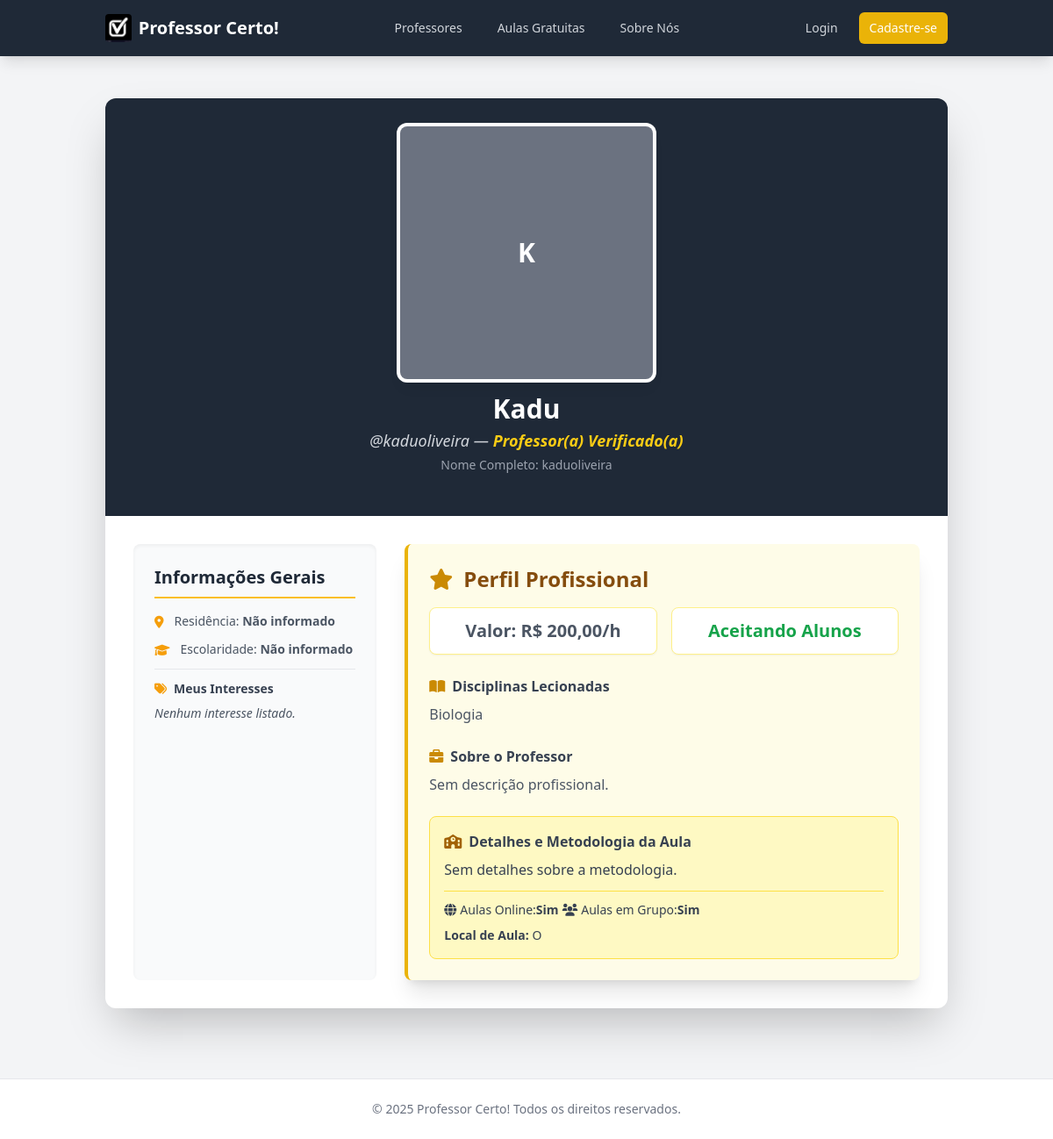
The app's page /perfil/kaduoliveira/ with its own data.
### users/models.py (models this page shows, shortened)
class CustomUser(AbstractUser):
    email = models.EmailField(_('endereço de email'), unique=True)
    first_name = None
    last_name = None
    nome_completo = models.CharField(_('Nome Completo'), max_length=150, blank=False)
    como_deseja_ser_chamado = models.CharField(_('Como Deseja Ser Chamado'), max_length=50, blank=True)
    cpf = models.CharField(_('CPF'), max_length=14, unique=True, null=True, blank=True)
    telefone = models.CharField(_('Telefone'), max_length=20, blank=True)
    data_nascimento = models.DateField(_('Data de Nascimento'), null=True, blank=True)
    cidade = models.CharField(_('Cidade'), max_length=100, blank=True)
    cep = models.CharField(_('CEP'), max_length=10, blank=True)
    foto_perfil = models.ImageField(_('Foto de Perfil'), upload_to='profile_pics/', null=True, blank=True)
    escolaridade = models.TextField(_('Escolaridade'), blank=True)
    interesses = models.TextField(_('Interesses e Hobbies'), blank=True)
    historico_aprendizagem = models.TextField(_('Histórico de Aprendizagem (Aluno)'), blank=True)
    biografia = models.TextField(_('Biografia Pessoal'), blank=True)
    is_professor = models.BooleanField(_('É Professor'), default=False,
        help_text=_('Designa se este usuário ativou a modalidade professor.')
    )
    objects = CustomUserManager()
    USERNAME_FIELD = 'email'
    REQUIRED_FIELDS = ['username', 'nome_completo']
    class Meta:
        verbose_name = _('Usuário')
        verbose_name_plural = _('Usuários')

class ProfessorProfile(models.Model):
    MODALIDADE_CHOICES = (
        ('P', 'Presencial'),
        ('O', 'Online'),
        ('AD', 'Domicílio do Aluno'),
        ('AP', 'Domicílio do Professor'),
        ('TO', 'Todos (Presencial e Online)') # Adiciona opção consolidada
    )
    user = models.OneToOneField(settings.AUTH_USER_MODEL, on_delete=models.CASCADE, related_name='professorprofile')
    disciplinas = models.TextField(_('Disciplinas Lecionadas'),
        help_text=_('Ex: Matemática, Física, Português. Separe por vírgulas.')
    )
    tarifa_hora = models.DecimalField(_('Tarifa por Hora (R$)'), max_digits=6, decimal_places=2, null=True, blank=True)
    curriculum = models.TextField(_('Conteúdo do Currículo'), blank=True,
        help_text=_('Experiência profissional relevante, certificações, etc.')
    )
    bio_profissional = models.TextField(_('Bio Profissional'), blank=True,
        help_text=_('Breve descrição da sua experiência e qualificações como professor.')
    )
    sobre_a_aula = models.TextField(_('Sobre a Aula'), blank=True,
        help_text=_('Detalhes sobre sua metodologia e formato de aula.')
    )
    is_voluntario = models.BooleanField(_('É Voluntário'), default=False)
    aceita_online = models.BooleanField(_('Aceita Aulas Online'), default=False)
    aceita_grupo = models.BooleanField(_('Aceita Aulas em Grupo'), default=False)
    status_ativo = models.BooleanField(_('Ativamente Aceitando Alunos'), default=True)
    data_validacao = models.DateField(_('Data de Ativação do Perfil'), null=True, blank=True)
    modalidades = models.CharField(_('Modalidades de Aula'), max_length=2, choices=MODALIDADE_CHOICES, default='O', blank=True)
    foto_profissional = models.ImageField(_('Foto Profissional'), upload_to='professor_pics/', null=True, blank=True,
        help_text=_('Uma foto específica para seu perfil profissional, se diferente da foto geral.')
    )
    media_avaliacoes = models.DecimalField(_('Média de Avaliações'), max_digits=3, decimal_places=2, default=0.00)
    class Meta:
        verbose_name = _('Perfil de Professor')
        verbose_name_plural = _('Perfis de Professores')

### users/views.py (the view)
# urls.py: path('perfil/<str:username>/', views.perfil_detalhe, name='perfil_detalhe'),
def perfil_detalhe(request, username):
    user_perfil = get_object_or_404(CustomUser, username=username)
    perfil_extensao = None
    tipo_perfil = 'aluno'
    if user_perfil.is_professor:
        try:
            perfil_extensao = user_perfil.professorprofile
            tipo_perfil = 'professor'
        except ProfessorProfile.DoesNotExist:
            pass
    context = {
        'user_perfil': user_perfil,
        'perfil_extensao': perfil_extensao,
        'tipo_perfil': tipo_perfil,
    }
    return render(request, 'users/perfil_detalhe.html', context)

### users/templates/users/perfil_detalhe.html (shortened to what this page needs)
{% extends 'base/base.html' %}
{% load static %}
{% load perfil_tags %} {% block title %}Perfil de {{ user_perfil.username }}{% endblock %}
{% block content %}
<div class="container mx-auto p-4 md:p-8 mt-4">
    <div class="bg-white rounded-xl shadow-2xl overflow-hidden">
        <div class="bg-gray-800 p-6 sm:p-8 text-white flex flex-col md:flex-row md:justify-between items-center md:items-start space-y-4 md:space-y-0 md:space-x-8">
            <div class="flex flex-col md:flex-row items-center space-y-4 md:space-y-0 md:space-x-4 flex-shrink-0">
                <div class="flex-shrink-0">
                    {% if user_perfil.foto_perfil %}
                        <img class="h-72 w-72 rounded-lg object-cover ring-4 ring-white shadow-lg"
                             src="{{ user_perfil.foto_perfil.url }}"
                             alt="Foto de Perfil de {{ user_perfil.como_deseja_ser_chamado }}">
                    {% else %}
                        <div class="h-72 w-72 rounded-lg bg-gray-500 flex items-center justify-center text-3xl font-bold ring-4 ring-white shadow-lg">
                            {{ user_perfil.como_deseja_ser_chamado|default:user_perfil.username|slice:":1"|upper }}
                        </div>
                    {% endif %}
                </div>
                <div class="text-center md:text-left">
                    <h1 class="text-3xl font-bold mb-1">
                        {{ user_perfil.como_deseja_ser_chamado|default:user_perfil.username }}
                    </h1>
                    <p class="text-lg text-gray-300 italic">
                        @{{ user_perfil.username }}
                        {% if tipo_perfil == 'professor' %}
                            — <span class="text-yellow-400 font-semibold">Professor(a) Verificado(a)</span>
                        {% else %}
                            — <span class="text-amber-300 font-semibold">Aluno(a) na Plataforma</span>
                        {% endif %}
                    </p>
                    {% if user_perfil.nome_completo %}
                        <p class="text-sm text-gray-400 mt-1">Nome Completo: {{ user_perfil.nome_completo }}</p>
                    {% endif %}
                </div>
            </div>
        </div>
        <div class="p-6 sm:p-8 grid grid-cols-1 lg:grid-cols-3 gap-8">
            <div class="lg:col-span-1 bg-gray-50 p-6 rounded-lg shadow-inner">
                <h3 class="text-xl font-bold text-gray-800 border-b-2 border-amber-400 pb-2 mb-4">Informações Gerais</h3>
                <dl class="space-y-3 text-sm">
                    <div class="flex items-start">
                        <i class="fas fa-map-marker-alt text-amber-500 mt-1 me-3"></i>
                        <dd class="text-gray-600">
                            Residência: <span class="font-semibold">{{ user_perfil.cidade|default:"Não informado" }}</span>
                        </dd>
                    </div>
                    <div class="flex items-start">
                        <i class="fas fa-graduation-cap text-amber-500 mt-1 me-3"></i>
                        <dd class="text-gray-600">
                            Escolaridade: <span class="font-semibold">{{ user_perfil.escolaridade|default:"Não informado" }}</span>
                        </dd>
                    </div>
                    <div class="mt-4 pt-3 border-t border-gray-200">
                            <h4 class="font-semibold text-gray-700 mb-2 flex items-center"><i class="fas fa-tags me-2 text-amber-500"></i> Meus Interesses</h4>
                            <p class="text-gray-600 italic text-justify">{{ user_perfil.interesses|default:"Nenhum interesse listado."|linebreaksbr }}</p>
                    </div>
                </dl>
            </div>
            <div class="lg:col-span-2 space-y-8">
                {% if tipo_perfil == 'professor' and perfil_extensao %}
                    <div class="bg-yellow-50 p-6 rounded-lg shadow-xl border-l-4 border-yellow-500">
                        <h3 class="text-2xl font-bold text-yellow-800 mb-4 flex items-center">
                            <i class="fas fa-star text-yellow-600 me-3"></i> Perfil Profissional
                        </h3>
                        <div class="grid grid-cols-1 {% if perfil_extensao.is_voluntario %}sm:grid-cols-3{% else %}sm:grid-cols-2{% endif %} gap-4 mb-6 text-center">
                            <div class="p-3 bg-white rounded-lg shadow-sm border border-yellow-200">
                                <p class="text-xl font-extrabold text-gray-600">
                                    {% if perfil_extensao.tarifa_hora and perfil_extensao.tarifa_hora > 0 %}
                                        Valor: R$ {{ perfil_extensao.tarifa_hora|floatformat:2 }}/h
                                    {% else %}
                                        <span class="text-green-600">Gratuito</span>
                                    {% endif %}
                                </p>
                            </div>
                            <div class="p-3 bg-white rounded-lg shadow-sm border border-yellow-200">
                                <p class="text-xl font-extrabold text-gray-800">
                                    {% if perfil_extensao.status_ativo %}
                                        <span class="text-green-600">Aceitando Alunos</span>
                                    {% else %}
                                        <span class="text-red-600">Inativo</span>
                                    {% endif %}
                                </p>
                            </div>
                        </div>
                        <div class="mb-6">
                            <h4 class="font-bold text-gray-700 mb-2 flex items-center"><i class="fas fa-book-open me-2 text-yellow-600"></i> Disciplinas Lecionadas</h4>
                            <p class="text-gray-600">{{ perfil_extensao.disciplinas|default:"Nenhuma disciplina listada."|linebreaksbr }}</p>
                        </div>
                        <div class="mb-6">
                            <h4 class="font-bold text-gray-700 mb-2 flex items-center"><i class="fas fa-briefcase me-2 text-yellow-600"></i> Sobre o Professor</h4>
                            <p class="text-gray-600 text-justify">{{ perfil_extensao.bio_profissional|default:"Sem descrição profissional."|linebreaksbr }}</p>
                        </div>
                        <div class="p-4 bg-yellow-100 rounded-lg border border-yellow-300">
                            <h4 class="font-bold text-gray-700 mb-2 flex items-center"><i class="fas fa-school me-2 text-yellow-700"></i> Detalhes e Metodologia da Aula</h4>
                            <p class="text-gray-700 text-justify">{{ perfil_extensao.sobre_a_aula|default:"Sem detalhes sobre a metodologia."|linebreaksbr }}</p>
                            <div class="mt-3 pt-2 border-t border-yellow-300">
                                <span class="inline-flex items-center me-4 text-sm text-gray-700">
                                    <i class="fas fa-globe me-1 {% if perfil_extensao.aceita_online %}text-green-500{% else %}text-red-500{% endif %}"></i>
                                    Aulas Online:
                                    <span class="font-semibold ms-1">{% if perfil_extensao.aceita_online %}Sim{% else %}Não{% endif %}</span>
                                </span>
                                <span class="inline-flex items-center text-sm text-gray-700">
                                    <i class="fas fa-users me-1 {% if perfil_extensao.aceita_grupo %}text-green-500{% else %}text-red-500{% endif %}"></i>
                                    Aulas em Grupo:
                                    <span class="font-semibold ms-1">{% if perfil_extensao.aceita_grupo %}Sim{% else %}Não{% endif %}</span>
                                </span>
                                {% if perfil_extensao.modalidades %}
                                    <p class="text-sm mt-2 text-gray-700"><span class="font-semibold">Local de Aula:</span> {{ perfil_extensao.modalidades }}</p>
                                {% endif %}
                            </div>
                        </div>
                    </div>
                {% endif %}
            </div>
        </div>
    </div>
</div>
{% endblock content %}

### records on screen
CustomUser: como_deseja_ser_chamado "K", como_deseja_ser_chamado "Kadu", username "kaduoliveira", nome_completo "kaduoliveira", cidade "Não informado", escolaridade "Não informado", interesses "Nenhum interesse listado."
ProfessorProfile: tarifa_hora "200,00", disciplinas "Biologia", bio_profissional "Sem descrição profissional.", sobre_a_aula "Sem detalhes sobre a metodologia.", modalidades "O"
